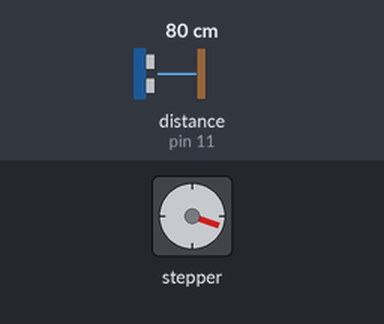
A sketch run on a simulated Arduino Uno, built with avr-gcc and run on an emulated ATmega328P. Shown: stepper motor. Inputs (shaded band) come from the test bench; at power-on: distance to the obstacle (sensor on pin 11) 80 cm. The echo pulse lasts 58.3 µs per cm; stepper angles assume 200 steps per turn; what the sketch prints to the serial monitor is not drawn.

Above: at 1.2 s.
1.3 s: distance to the obstacle (sensor on pin 11) set to 2 cm
At 1.65 s:
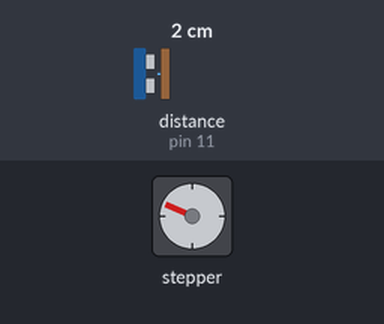
4.3 s: distance to the obstacle (sensor on pin 11) set to 4 cm
At 4.97 s:
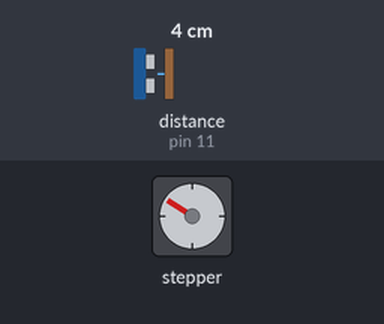
7.3 s: distance to the obstacle (sensor on pin 11) set to 18 cm
At 8.59 s:
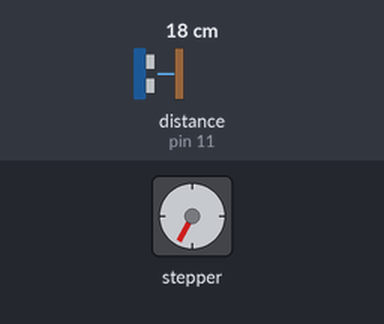
Timing chart, 0 to 19.3 s (numbered marks = the images above; inputs shaded):
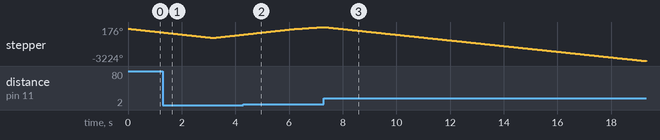

The sketch:

Balance-Beam.ino
```cpp
#include <AFMotor.h>
#include <NewPing.h>
#include <Encoder.h>

#define TRIGGER_PIN 12
#define ECHO_PIN 11
#define MAX_DISTANCE 200
#define SETPOINT 9 //9
#define MARGIN 3
#define ENCODER_PIN1 7
#define ENCODER_PIN2 8

// int SETPOINT = 9;
int encoderReading;
float distance = 0;
float error = 0;
float prevError = 0;
unsigned long previousMillis = 0;
const int STARTING_POINT = 35;
const long interval = 50;  // Interval in milliseconds
int mode;
float distanceDifference;

// PID values
float kp = 1.002;  //1.7
float ki = 0;
float kd = 300;  //300

float pid_p;
float pid_i;
float pid_d;
float pid_total;

// Create an Ultrasonic sensor object
NewPing sonar(TRIGGER_PIN, ECHO_PIN, MAX_DISTANCE);

// Connect a stepper motor to motor port #2 (M3 and M4)
AF_Stepper motor(200, 2);

// Create an Encoder object(CAUSING ISSUES)
// Encoder encoder(ENCODER_PIN1, ENCODER_PIN2);

void setup() {
  Serial.begin(115200);
  Serial.println("Stepper test!");
  motor.setSpeed(50);
}

void loop() {
  unsigned long currentMillis = millis();


  // Call every 50 milliseconds
  if (currentMillis - previousMillis >= interval) {
    previousMillis = currentMillis;
    distance = sonar.ping_cm();

    // PID calculations
    error = distance - SETPOINT;
    pid_p = error * kp;
    distanceDifference = error - prevError;
    pid_d = kd * ((error - prevError) / interval);
    pid_i = pid_i + (ki * error);

    // Calculate total PID output
    pid_total = pid_p + pid_i + pid_d;

    // Save previous error
    prevError = error;

    // Get motor direction (mode)
    mode = distance < SETPOINT ? FORWARD : BACKWARD;

    // Dont let PID output go below 0
    pid_total = pid_total < 0 ? -pid_total : pid_total;

    // If cart is at setpoint, stop moving
    pid_total = distance < (SETPOINT + MARGIN) && distance > (SETPOINT - MARGIN) ? 0 : pid_total;

    // Move motor in relation with cart distance
    motor.step(pid_total, distance < SETPOINT ? FORWARD : BACKWARD);

  }

  // Data prints
  // Serial.print("Steps: ");
  // Serial.println(steps);
  // Serial.print("PID Total: ");
  // Serial.println(pid_total);
  // Serial.print("Error: ");
  // Serial.println(error);
  // Serial.print("PID I: ");
  // Serial.println(pid_i);
  // Serial.print("Direction: ");
  // Serial.println(mode);
  // Serial.println(encoderReading);
}

void measureDistance() {
  // Measure the distance using the ultrasonic sensor
  distance = sonar.ping_cm();
  Serial.print("Distance: ");
  Serial.print(distance);
  Serial.println(" cm");
}
```
